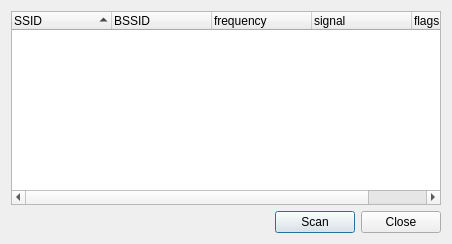
<ui version="4.0" >
 <class>ScanResults</class>
 <widget class="QDialog" name="ScanResults" >
  <property name="geometry" >
   <rect>
    <x>0</x>
    <y>0</y>
    <width>452</width>
    <height>244</height>
   </rect>
  </property>
  <property name="windowTitle" >
   <string>Scan results</string>
  </property>
  <layout class="QVBoxLayout" >
   <item>
    <widget class="QTreeWidget" name="scanResultsWidget" >
     <property name="editTriggers" >
      <set>QAbstractItemView::NoEditTriggers</set>
     </property>
     <property name="uniformRowHeights" >
      <bool>true</bool>
     </property>
     <property name="sortingEnabled" >
      <bool>true</bool>
     </property>
     <property name="columnCount" >
      <number>5</number>
     </property>
     <column>
      <property name="text" >
       <string>SSID</string>
      </property>
     </column>
     <column>
      <property name="text" >
       <string>BSSID</string>
      </property>
     </column>
     <column>
      <property name="text" >
       <string>frequency</string>
      </property>
     </column>
     <column>
      <property name="text" >
       <string>signal</string>
      </property>
     </column>
     <column>
      <property name="text" >
       <string>flags</string>
      </property>
     </column>
    </widget>
   </item>
   <item>
    <layout class="QHBoxLayout" >
     <item>
      <spacer>
       <property name="orientation" >
        <enum>Qt::Horizontal</enum>
       </property>
       <property name="sizeHint" >
        <size>
         <width>40</width>
         <height>20</height>
        </size>
       </property>
      </spacer>
     </item>
     <item>
      <widget class="QPushButton" name="scanButton" >
       <property name="text" >
        <string>Scan</string>
       </property>
      </widget>
     </item>
     <item>
      <widget class="QPushButton" name="closeButton" >
       <property name="text" >
        <string>Close</string>
       </property>
      </widget>
     </item>
    </layout>
   </item>
  </layout>
 </widget>
 <layoutdefault spacing="6" margin="11" />
 <pixmapfunction></pixmapfunction>
 <resources/>
 <connections/>
</ui>
